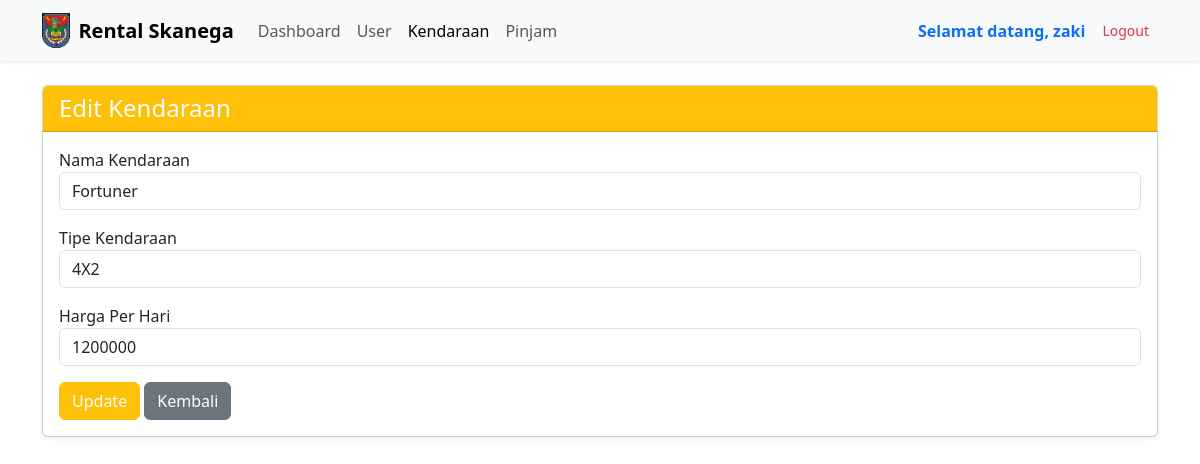
Page /admin/kendaraan_edit.php?nomor=2 (signed in) on the committed database.
### tables this page shows
CREATE TABLE `kendaraan` (
  `kendaraan_nomor` int(20) NOT NULL,
  `kendaraan_nama` varchar(255) DEFAULT NULL,
  `kendaraan_tipe` varchar(50) DEFAULT NULL,
  `kendaraan_harga_perhari` int(11) DEFAULT NULL,
  `kendaraan_gambar` varchar(255) NOT NULL
);

### admin/kendaraan_edit.php (the view, shortened to what this page needs)
<?php include "header3.php"; ?>
<?php
include "../koneksi.php";
$nomor = $_GET['nomor'];
$data = mysqli_query($koneksi, "SELECT * FROM kendaraan WHERE kendaraan_nomor='$nomor'");
$d = mysqli_fetch_assoc($data);
?>
<div class="container mt-4">
    <div class="card shadow-sm">
        <div class="card-header bg-warning">
            <h4 class="mb-0 text-white">Edit Kendaraan</h4>
        </div>
        <div class="card-body">
            <form action="kendaraan_edit_aksi.php" method="post">
                <div class="mb-3">
                    <label>Nama Kendaraan</label>
                    <input type="text" name="nama" class="form-control" value="<?= $d['kendaraan_nama']; ?>" required>
                </div>
                <div class="mb-3">
                    <label>Tipe Kendaraan</label>
                    <input type="text" name="tipe" class="form-control" value="<?= $d['kendaraan_tipe']; ?>" required>
                </div>
                <div class="mb-3">
                    <label>Harga Per Hari</label>
                    <input type="number" name="harga" class="form-control" value="<?= $d['kendaraan_harga_perhari']; ?>" required>
                </div>
                <button class="btn btn-warning text-white">Update</button>
                <a href="kendaraan.php" class="btn btn-secondary">Kembali</a>
            </form>
        </div>
    </div>
</div>

### rows in the picture
kendaraan: nama "Fortuner", tipe "4X2", harga "1200000"

### other values in the picture
$_SESSION['username'] "zaki"
